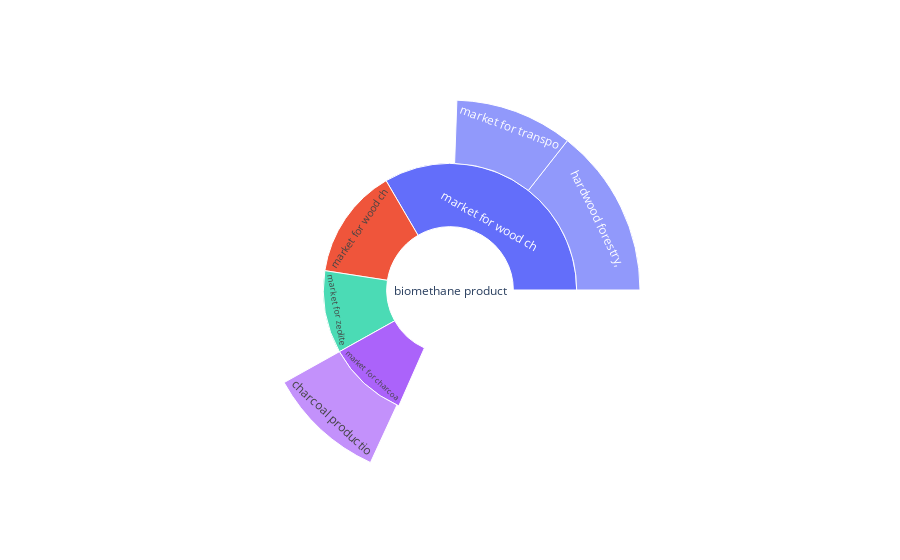

The code cell stored with this chart in its notebook:
### Code cell
import plotly.graph_objects as go
import math

ids = [edge["from"] for edge in trav['edges']]
labels = [activities[id]['name']+' ('+activities[id]['location']+')' for id in ids]
labels_short = [label[:18] for label in labels]
parent_ids = [edge["to"] for edge in trav['edges']][1:]
parents = [""] + [activities[id]['name']+' ('+activities[id]['location']+')' for id in parent_ids]

data = dict(label = labels,
            #location = [act['location'] for act in activities],
            parent = parents,
            labels_short = labels_short,
            value = [math.floor(edge["impact_pos"]*1000)/1000 for edge in trav['edges']],
            #value_pct = value_pct
        )
fig =go.Figure(go.Sunburst(
            #data,
            ids=data['label'],
            labels=data['labels_short'],
            parents=data['parent'],
            values=data['value'],
            branchvalues="total",
            #color='labels_short',
            #color_continuous_scale='algae',
            hovertext= data['label'],
            #valueformat = '.0f',
        )
)
df = pd.DataFrame.from_dict(data)
display(df)
fig.show()

### Figure 1 — Plotly figure (JSON) as saved in the notebook; plotly's stock layout.template omitted (floating-point values rounded to 4 significant figures)
{"data": [{"branchvalues": "total", "hovertext": ["biomethane production, high pressure from synthetic gas, wood, fluidised technology (CH)", "market for wood chips, dry, measured as dry mass (RER)", "market for zeolite, powder (GLO)", "market for charcoal (GLO)", "market for wood chips, wet, measured as dry mass (CH)", "hardwood forestry, mixed species, sustainable forest management (CH)", "market for transport, freight, lorry, unspecified (RER)", "market for transport, freight, lorry, unspecified (RER)", "charcoal production (GLO)"], "ids": ["biomethane production, high pressure from synthetic gas, wood, fluidised technology (CH)", "market for wood chips, dry, measured as dry mass (RER)", "market for zeolite, powder (GLO)", "market for charcoal (GLO)", "market for wood chips, wet, measured as dry mass (CH)", "hardwood forestry, mixed species, sustainable forest management (CH)", "market for transport, freight, lorry, unspecified (RER)", "market for transport, freight, lorry, unspecified (RER)", "charcoal production (GLO)"], "labels": ["biomethane product", "market for wood ch", "market for zeolite", "market for charcoa", "market for wood ch", "hardwood forestry,", "market for transpo", "market for transpo", "charcoal productio"], "parents": ["", "biomethane production, high pressure from synthetic gas, wood, fluidised technology (CH)", "biomethane production, high pressure from synthetic gas, wood, fluidised technology (CH)", "biomethane production, high pressure from synthetic gas, wood, fluidised technology (CH)", "biomethane production, high pressure from synthetic gas, wood, fluidised technology (CH)", "market for wood chips, wet, measured as dry mass (CH)", "market for wood chips, wet, measured as dry mass (CH)", "market for wood chips, dry, measured as dry mass (RER)", "market for charcoal (GLO)"], "type": "sunburst", "values": [0.389, 0.055, 0.041, 0.04, 0.13, 0.056, 0.039, 0.007, 0.039]}], "layout": {}}
